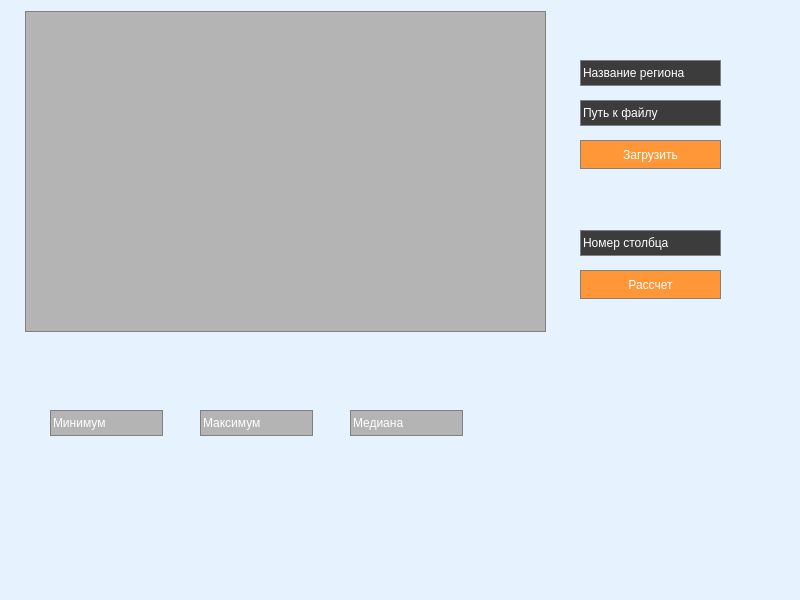
<?xml version="1.0" encoding="UTF-8"?>
<ui version="4.0">
 <class>MainWindow</class>
 <widget class="QMainWindow" name="MainWindow">
  <property name="geometry">
   <rect>
    <x>0</x>
    <y>0</y>
    <width>800</width>
    <height>600</height>
   </rect>
  </property>
  <property name="windowTitle">
   <string>MainWindow</string>
  </property>
  <property name="styleSheet">
   <string notr="true">background-color: rgb(230, 243, 255);</string>
  </property>
  <widget class="QWidget" name="centralwidget">
   <widget class="QLineEdit" name="label_min">
    <property name="geometry">
     <rect>
      <x>50</x>
      <y>410</y>
      <width>113</width>
      <height>26</height>
     </rect>
    </property>
    <property name="styleSheet">
     <string notr="true">QLineEdit{
	background-color: rgb(180, 180, 180);
	color: white;
	border: 1px solid gray;
}
QLineEdit: pressed{
	background-color: qlineargradient(x1: 0, y1: 0, x2: 0, y2: 1, 
									stop: 0 #FF7832, stop: 1 #FF9739);
}</string>
    </property>
    <property name="text">
     <string>Минимум</string>
    </property>
   </widget>
   <widget class="QLineEdit" name="label_max">
    <property name="geometry">
     <rect>
      <x>200</x>
      <y>410</y>
      <width>113</width>
      <height>26</height>
     </rect>
    </property>
    <property name="styleSheet">
     <string notr="true">QLineEdit{
	background-color: rgb(180, 180, 180);
	color: white;
	border: 1px solid gray;
}
QLineEdit: pressed{
	background-color: qlineargradient(x1: 0, y1: 0, x2: 0, y2: 1, 
									stop: 0 #FF7832, stop: 1 #FF9739);
}
</string>
    </property>
    <property name="text">
     <string>Максимум</string>
    </property>
   </widget>
   <widget class="QLineEdit" name="label_avg">
    <property name="geometry">
     <rect>
      <x>350</x>
      <y>410</y>
      <width>113</width>
      <height>26</height>
     </rect>
    </property>
    <property name="styleSheet">
     <string notr="true">QLineEdit{
	background-color: rgb(180, 180, 180);
	color: white;
	border: 1px solid gray;
}
QLineEdit: pressed{
	background-color: qlineargradient(x1: 0, y1: 0, x2: 0, y2: 1, 
									stop: 0 #FF7832, stop: 1 #FF9739);
}</string>
    </property>
    <property name="text">
     <string>Медиана</string>
    </property>
   </widget>
   <widget class="QTableWidget" name="tableWidget">
    <property name="geometry">
     <rect>
      <x>25</x>
      <y>11</y>
      <width>521</width>
      <height>321</height>
     </rect>
    </property>
    <property name="styleSheet">
     <string notr="true">QTableWidget{
	background-color: rgb(180, 180, 180);
	color: white;
	border: 1px solid gray;
}
QTableWidget: pressed{
	background-color: qlineargradient(x1: 0, y1: 0, x2: 0, y2: 1, 
									stop: 0 #FF7832, stop: 1 #FF9739);
}</string>
    </property>
   </widget>
   <widget class="QLineEdit" name="line_region">
    <property name="geometry">
     <rect>
      <x>580</x>
      <y>60</y>
      <width>141</width>
      <height>26</height>
     </rect>
    </property>
    <property name="styleSheet">
     <string notr="true">QLineEdit{
	background-color: rgb(60, 60, 60);
	color: white;
	border: 1px solid gray;
}
QLineEdit: pressed{
	background-color: qlineargradient(x1: 0, y1: 0, x2: 0, y2: 1, 
									stop: 0 #FF7832, stop: 1 #FF9739);
}</string>
    </property>
    <property name="text">
     <string>Название региона</string>
    </property>
   </widget>
   <widget class="QLineEdit" name="line_path">
    <property name="geometry">
     <rect>
      <x>580</x>
      <y>100</y>
      <width>141</width>
      <height>26</height>
     </rect>
    </property>
    <property name="styleSheet">
     <string notr="true">QLineEdit{
	background-color: rgb(60, 60, 60);
	color: white;
	border: 1px solid gray;
}
QLineEdit: pressed{
	background-color: qlineargradient(x1: 0, y1: 0, x2: 0, y2: 1, 
									stop: 0 #FF7832, stop: 1 #FF9739);
}</string>
    </property>
    <property name="text">
     <string>Путь к файлу</string>
    </property>
   </widget>
   <widget class="QPushButton" name="btn_open_file">
    <property name="geometry">
     <rect>
      <x>580</x>
      <y>140</y>
      <width>141</width>
      <height>29</height>
     </rect>
    </property>
    <property name="styleSheet">
     <string notr="true">QPushButton{
	background-color: rgb(255, 151, 57);
	color: white;
	border: 1px solid gray;
}
QPushButton: pressed{
	background-color: qlineargradient(x1: 0, y1: 0, x2: 0, y2: 1, 
									stop: 0 #FF7832, stop: 1 #FF9739);
}</string>
    </property>
    <property name="text">
     <string>Загрузить</string>
    </property>
   </widget>
   <widget class="QLineEdit" name="line_Column">
    <property name="geometry">
     <rect>
      <x>580</x>
      <y>230</y>
      <width>141</width>
      <height>26</height>
     </rect>
    </property>
    <property name="styleSheet">
     <string notr="true">QLineEdit{
	background-color: rgb(60, 60, 60);
	color: white;
	border: 1px solid gray;
}
QLineEdit: pressed{
	background-color: qlineargradient(x1: 0, y1: 0, x2: 0, y2: 1, 
									stop: 0 #FF7832, stop: 1 #FF9739);
}</string>
    </property>
    <property name="text">
     <string>Номер столбца</string>
    </property>
   </widget>
   <widget class="QPushButton" name="btn_Column">
    <property name="geometry">
     <rect>
      <x>580</x>
      <y>270</y>
      <width>141</width>
      <height>29</height>
     </rect>
    </property>
    <property name="styleSheet">
     <string notr="true">QPushButton{
	background-color: rgb(255, 151, 57);
	color: white;
	border: 1px solid gray;
}
QPushButton: pressed{
	background-color: qlineargradient(x1: 0, y1: 0, x2: 0, y2: 1, 
						stop: 0 #FF7832, stop: 1 #FF9739);
}</string>
    </property>
    <property name="text">
     <string>Рассчет</string>
    </property>
   </widget>
  </widget>
  <widget class="QMenuBar" name="menubar">
   <property name="geometry">
    <rect>
     <x>0</x>
     <y>0</y>
     <width>800</width>
     <height>26</height>
    </rect>
   </property>
  </widget>
  <widget class="QStatusBar" name="statusbar"/>
 </widget>
 <resources/>
 <connections/>
</ui>
